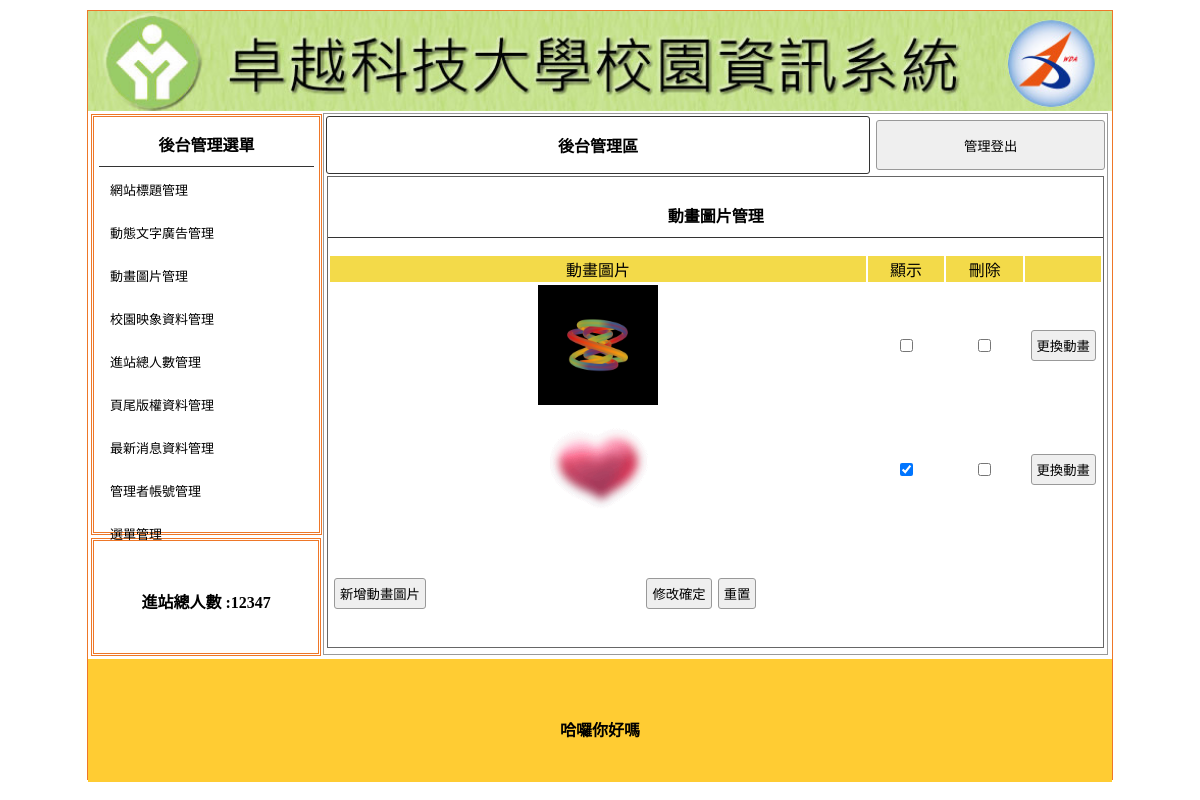
The page /back.php?do=mvim (signed in) on the database as committed earlier.
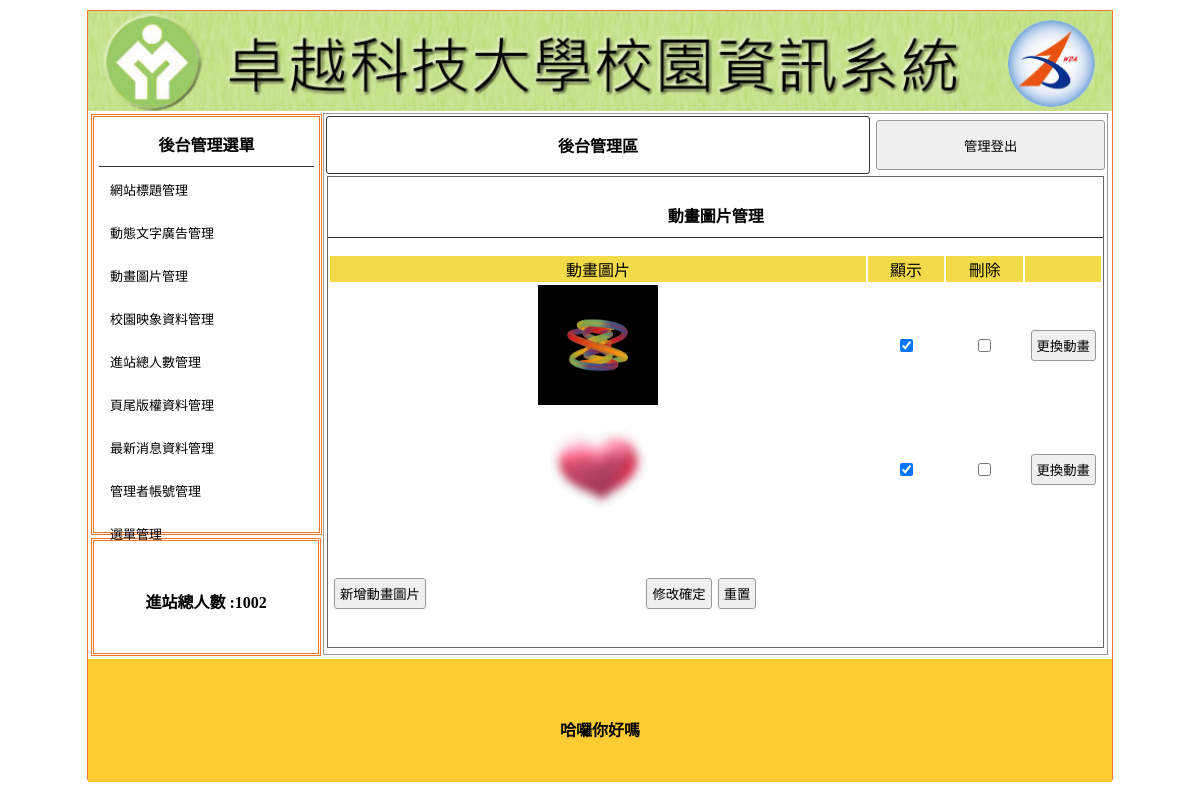
The same page on the database as committed later.
### tables this page shows
CREATE TABLE `titles` (
  `id` int(10) UNSIGNED NOT NULL,
  `img` text NOT NULL,
  `text` text NOT NULL,
  `sh` tinyint(1) UNSIGNED NOT NULL
);

CREATE TABLE `total` (
  `id` int(10) NOT NULL,
  `total` int(10) NOT NULL DEFAULT 0
);

CREATE TABLE `mvim` (
  `id` int(10) UNSIGNED NOT NULL,
  `img` text NOT NULL,
  `sh` tinyint(1) UNSIGNED NOT NULL
);

CREATE TABLE `bottom` (
  `id` int(30) NOT NULL,
  `bottom` text NOT NULL DEFAULT '\'0\''
);

### api/db.php (called while the page is built, shortened)
<?php
class DB{
    protected $dsn = "mysql:host=localhost;charset=utf8;dbname=db91";
    protected $pdo;
    protected $table;
    public function __construct($table)
    {
        $this->table=$table;
        $this->pdo=new PDO($this->dsn,'root','');
    }
    function all( $where = '', $other = '')
    {
        $sql = "select * from `$this->table` ";
        $sql =$this->sql_all($sql,$where,$other);
        return  $this->pdo->query($sql)->fetchAll(PDO::FETCH_ASSOC);
    }
    function find($id)
    {
        $sql = "select * from `$this->table` ";
        if (is_array($id)) {
            $tmp = $this->a2s($id);
            $sql .= " where " . join(" && ", $tmp);
        } else if (is_numeric($id)) {
            $sql .= " where `id`='$id'";
        }
        $row = $this->pdo->query($sql)->fetch(PDO::FETCH_ASSOC);
        return $row;
    }
    private function a2s($array){
        foreach ($array as $col => $value) {
            $tmp[] = "`$col`='$value'";
        }
        return $tmp;
    }
    private function sql_all($sql,$array,$other){
        if (isset($this->table) && !empty($this->table)) {
            if (is_array($array)) {
                if (!empty($array)) {
                    $tmp = $this->a2s($array);
                    $sql .= " where " . join(" && ", $tmp);
                }
            } else {
                $sql .= " $array";
            }
            $sql .= $other;
            return $sql;
        }
    }
}
$Title=new DB('titles');
$Total=new DB('total');
$Bottom=new DB('bottom');
if(isset($_GET['do'])){
    if(isset(${ucfirst($_GET['do'])})){
        $DB=${ucfirst($_GET['do'])};
    }
}else{
    $DB=$Title;
}
?>

### back.php (the view, shortened to what this page needs)
<?php include_once "./api/db.php";
?>
<!DOCTYPE html PUBLIC "-//W3C//DTD XHTML 1.0 Transitional//EN" "http://www.w3.org/TR/xhtml1/DTD/xhtml1-transitional.dtd">
<html xmlns="http://www.w3.org/1999/xhtml">
<head>
	<link href="./css/css.css" rel="stylesheet" type="text/css">
</head>
<body>
	<div id="main">
		<?php
		$title = $Title->find(['sh' => 1]);
		?>
		<a title="<?= $title['text']; ?>" href="index.php">
			<div class="ti" style="background:url(&#39;./img/<?= $title['img']; ?>&#39;); background-size:cover;"></div>
		</a>
		<div id="ms">
			<div id="lf" style="float:left;">
				<div id="menuput" class="dbor">
					<span class="t botli">後台管理選單</span>
					<a style="color:#000; font-size:13px; text-decoration:none;" href="?do=title">
						<div class="mainmu">
							網站標題管理 </div>
					</a>
					<a style="color:#000; font-size:13px; text-decoration:none;" href="?do=ad">
						<div class="mainmu">
							動態文字廣告管理 </div>
					</a>
					<a style="color:#000; font-size:13px; text-decoration:none;" href="?do=mvim">
						<div class="mainmu">
							動畫圖片管理 </div>
					</a>
					<a style="color:#000; font-size:13px; text-decoration:none;" href="?do=image">
						<div class="mainmu">
							校園映象資料管理 </div>
					</a>
					<a style="color:#000; font-size:13px; text-decoration:none;" href="?do=total">
						<div class="mainmu">
							進站總人數管理 </div>
					</a>
					<a style="color:#000; font-size:13px; text-decoration:none;" href="?do=bottom">
						<div class="mainmu">
							頁尾版權資料管理 </div>
					</a>
					<a style="color:#000; font-size:13px; text-decoration:none;" href="?do=news">
						<div class="mainmu">
							最新消息資料管理 </div>
					</a>
					<a style="color:#000; font-size:13px; text-decoration:none;" href="?do=admin">
						<div class="mainmu">
							管理者帳號管理 </div>
					</a>
					<a style="color:#000; font-size:13px; text-decoration:none;" href="?do=menu">
						<div class="mainmu">
							選單管理 </div>
					</a>
				</div>
				<div class="dbor" style="margin:3px; width:95%; height:20%; line-height:100px;">
					<span class="t">進站總人數 :<?= $Total->find(1)['total']; ?></span>
				</div>
			</div>
			<div class="di" style="height:540px; border:#999 1px solid; width:76.5%; margin:2px 0px 0px 0px; float:left; position:relative; left:20px;">
				<table width="100%">
					<tbody>
						<tr>
						<td style="width:70%;font-weight:800; border:#333 1px solid; border-radius:3px;" class="cent"><a href="?do=admin" style="color:#000; text-decoration:none;">後台管理區</a></td>
							<td><button onclick="location.href='./api/logout.php'" style="width:99%; margin-right:2px; height:50px;">管理登出</button></td>
						</tr>
					</tbody>
				</table>
				<?php
				$do = $_GET['do'] ?? 'title';
				$file = "./back/{$do}.php";
				if (file_exists($file)) {
					include $file;
				} else {
					include "./back/title.php";
				}
				?>
			</div>
		</div>
		<div style="width:1024px; left:0px; position:relative; background:#FC3; margin-top:4px; height:123px; display:block;">
			<span class="t" style="line-height:123px;"><?= $Bottom->find(1)['bottom']; ?></span>
		</div>
	</div>
</body>
</html>

### back/mvim.php (shortened to what this page needs)
<div style="width:99%; height:87%; margin:auto; overflow:auto; border:#666 1px solid;">
    <p class="t cent botli">動畫圖片管理</p>
    <form method="post" action="./api/edit.php">
        <table width="100%" style="text-align: center">
            <tbody>
                <tr class="yel">
                    <td width="70%">動畫圖片</td>
                    <td width="10%">顯示</td>
                    <td width="10%">刪除</td>
                    <td></td>
                </tr>
                <?php
                $rows = $DB->all();
                foreach ($rows as $row) {
                ?>
                    <tr>
                        <td>
                            <img src="./img/<?= $row['img']; ?>" style="width:150;height:120px">
                        </td>
                        <td>
                            <input type="checkbox" name="sh[]" value="<?= $row['id']; ?>" <?= ($row['sh'] == 1) ? 'checked' : ''; ?>>
                        </td>
                        <td>
                            <input type="checkbox" name="del[]" value="<?= $row['id']; ?>">
                        </td>
                        <td>
                            <input type="button" onclick="op('#cover','#cvr','./modal/upload.php?table=<?= $do; ?>&id=<?= $row['id']; ?>')" value="更換動畫">
                        </td>
                    </tr>
                <?php
                }
                ?>
            </tbody>
        </table>
        <table style="margin-top:40px; width:70%;">
            <tbody>
                <tr>
                    <td width="200px"><input type="button" onclick="op('#cover','#cvr','./modal/<?= $do; ?>.php?table=<?= $do; ?>')" value="新增動畫圖片"></td>
                    <td class="cent"><input type="submit" value="修改確定"><input type="reset" value="重置"></td>
                </tr>
            </tbody>
        </table>
    </form>
</div>

### css/css.css (style rules this page uses)
body { padding:0px; margin:0px; }
#main { width:1024px; height:768px; margin:10px auto 10px auto; border:#EE7728 1px solid; position:relative; }
.ti { width:100%; height:100px; position:relative; background-size:cover; background-repeat:no-repeat; }
.dbor { border:#EE7728 double 3px; margin:1px; padding:2px 10px 2px 10px; }
.t { font-weight:800; display:block; text-align:center; padding:10px 1px 10px 1px; }
.botli { border-bottom:#333 1px solid; }
.mainmu { position:relative; border-radius:10px; background:url(../icon/menu.fw.png) center no-repeat; background-size:cover; line-height:30px; padding:2px 10px 2px 10px; margin:7px 1px 7px 1px; height:32px; }
#lf { height:540px; width:21%; display:inline-block; }
#menuput { width:100%; height:75%; position:relative; padding:5px; display:block; margin: 3px; }
.di { display:inline-block; }
.cent { text-align:center; }
input,button { border:#999 1px solid; border-radius:3px; background:#EFEFEF; padding:5px; margin:3px; }
.yel td { background:#F3DA49; text-align:center; }
a { text-decoration: none; }

Rows that differ between the two databases and show on the page:
changed total: total "12347" → "1002"
changed mvim (number 1 of 2 on the later page): sh "☐" → "☑"
